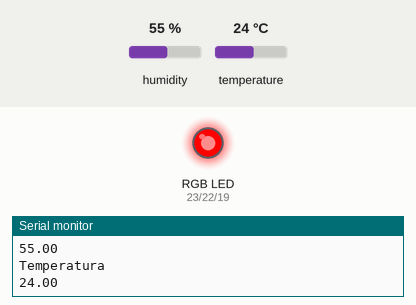
The sketch below on a simulated Arduino Mega 2560, built with avr-gcc and run on an emulated ATmega2560. On the bench: an RGB LED mixed from three pins (HIGH = lit), the last lines printed to the serial monitor. The test bench sets the inputs (shaded band); at power-on: humidity 55 %, temperature 24 °C.

Above: at 5.8 s.
5.9 s: humidity set to 88 %
At 14.5 s:
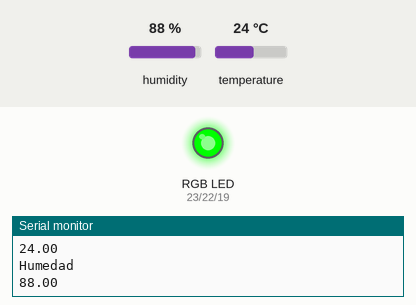
15.5 s: humidity set to 82 %
26.2 s: humidity set to 79 %
At 35.0 s:
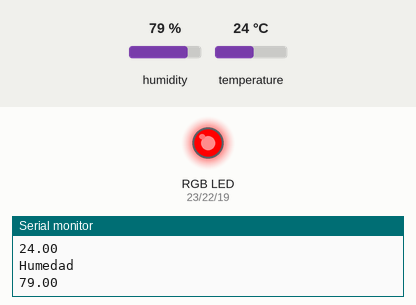
35.5 s: humidity set to 81 %
At 44.7 s:
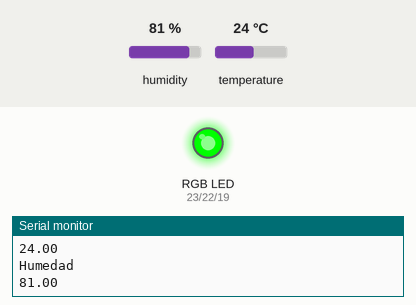
Timing chart, 0 to 46.2 s (numbered marks = the images above; inputs shaded):
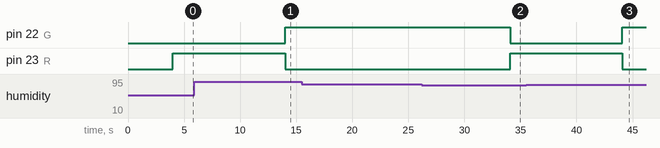

The sketch:

Clase_15_-_DHT11_LedRGB.ino
```cpp
int B = 19; // OUTPUT PIN blue
int R = 23; // OUTPUT PIN red
int G = 22; // OUTPUT PIN green

#include <DHTesp.h>
DHTesp dht;

void setup()
{
 Serial.begin(115200);
 pinMode(R, OUTPUT);
 pinMode(G, OUTPUT);
 pinMode(B, OUTPUT);
 dht.setup(2,DHTesp::DHT11);
}

void loop()
{
 TempAndHumidity data = dht.getTempAndHumidity();
  Serial.println("Temperatura");
  Serial.println(data.temperature);
  delay(2000);
  Serial.println("Humedad");
  delay(2000);
  Serial.println(data.humidity);

  //Si la temperatura es mayor a 20 grados abrir ventana
  if(data.humidity >= 80){
    digitalWrite(R, LOW);
    digitalWrite(G, HIGH);
    delay(1000);
  }

  //Si la temperatura es menor a 10°C cerrar la ventana
  if(data.humidity <= 80 ){
     digitalWrite(B, LOW);
    digitalWrite(R, HIGH);
    digitalWrite(G, LOW);
    delay(1000);
  }
 // GREEN


 // GREEN + BLUE = CYON


}
```

Measured:
- the behaviour switches between 81 and 80 % on humidity (found by bisection; images 1 and 2)
- after the input at 5.9 s, pin 22 (G): LOW → HIGH after 8.1 s; pin 23 (R): HIGH → LOW after 8.1 s
- after the input at 26.2 s, pin 22 (G): HIGH → LOW after 7.9 s; pin 23 (R): LOW → HIGH after 7.9 s
- after the input at 35.5 s, pin 22 (G): LOW → HIGH after 8.6 s; pin 23 (R): HIGH → LOW after 8.6 s
